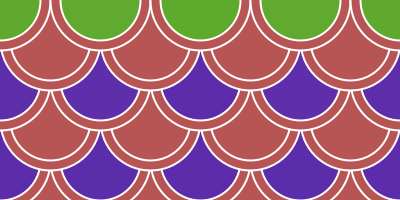
Frame 1 (no input)
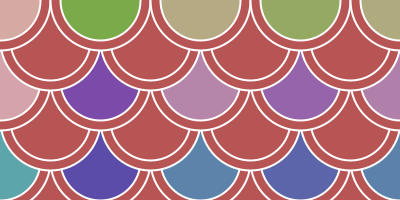
Frame 60 (the mouse pressed at the canvas centre just before this capture)
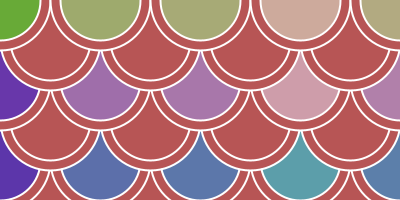
Frame 120 (the mouse held since frame 60 and released just before this capture)

The Processing sketch that drew these frames (run headless with seeded random() and noise(); from frame 60 on, the mouse is pressed at the canvas centre):

// Processing sketch: processing_166796
// ── processing_166796.pde

float[][] eColor = new float[1][5];
float[][] speed = {{1.5, 2.5, 1.0, 2.2, 1.9}}; 

void setup(){
 size(400,200);
 background(255);
 smooth();
 strokeWeight(2);
 stroke(255);
 ellipseMode(CENTER);
 for(int g =0; g<1; g++){
 for(int a =0; a<5; a++){
   eColor[g][a] += speed[g][a];
 }
 }
 }
 
 void draw(){

 for(int b =0; b<5; b++){
fill(183,85,85);
 
 ellipse(b*100+50,200,100,100); //6
 }
  
for(int q =0; q<5; q++){
 fill(183,85,85);
 ellipse(q*100,160,100,100);
 } 
for(int g =0; g<1; g++){
 for(int a =0; a<5; a++){
  eColor[g][a] += speed[g][a];
  if (eColor[g][a] > 255 || eColor[g][a] < 0) speed[g][a]= -speed[g][a];
  fill(0,eColor[g][a],255,127);
  ellipse(a*100,160,80,80);
  }
 }                              //5
 
 
 
 for(int m =0; m<5; m++){
 fill(183,85,85);
 ellipse(m*100+50,120,100,100); //4
 
   noFill();
ellipse(m*100+50,120,80,80);
 } 
 
 for(int n =0; n<5; n++){
 fill(183,85,85);
 ellipse(n*100,80,100,100); //3
 }
 
 for(int t =0; t<1; t++){
  for(int u =0; u<5; u++){
  eColor[t][u] += speed[t][u];
  if (eColor[t][u] > 255 || eColor[t][u] < 0) speed[t][u]= -speed[t][u];
  fill(eColor[t][u],eColor[t][u],255,127);
ellipse(u*100,80,80,80);
 } 
 }
 
 for(int z =0; z<5; z++){
 fill(183,85,85);
 ellipse(z*100+50,40,100,100); //2
 
 
  noFill();
ellipse(z*100+50,40,80,80);
}

 for(int x =0; x<5; x++){

fill(183,85,85);
 ellipse(x*100,0,100,100);
 } //1 
for(int f =0; f<1; f++){
  for(int o =0; o<5; o++){
  eColor[f][o] += speed[f][o];
  if (eColor[f][o] > 255 || eColor[f][o] < 0) speed[f][o]= -speed[f][o];
  fill(eColor[f][o],255,eColor[f][o],127); 
 
ellipse(o*100,0,80,80);

}
}

 }
